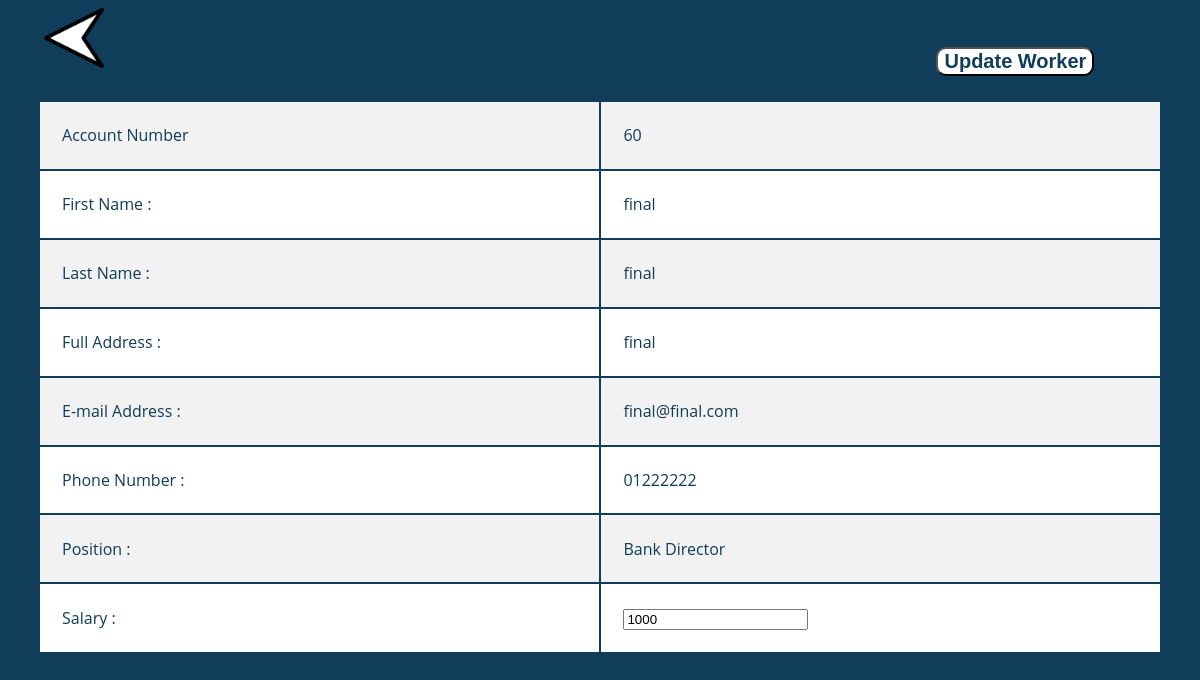
The page /Worker/php/WorkerReport.php?id=60 on the database its author committed.
### tables this page shows
CREATE TABLE `worker_admin_account` (
  `id` int(11) NOT NULL,
  `FName` varchar(50) DEFAULT NULL,
  `LName` varchar(50) DEFAULT NULL,
  `Email` varchar(50) DEFAULT NULL,
  `Address` varchar(50) DEFAULT NULL,
  `City` varchar(50) DEFAULT NULL,
  `PhoneNumber` varchar(11) DEFAULT NULL,
  `JobRole` varchar(50) DEFAULT NULL,
  `Salary` float DEFAULT NULL,
  `PositionID` int(11) NOT NULL,
  `DateAdded` datetime NOT NULL
);

### Worker/ClassesGedida/dbconnect.php (called while the page is built, shortened)
<?php
  class dbconnect
  {
      private $servername;
      private $username;
      private $password;
      private $db;
      private $con;
      function __construct()
      {
          $this->servername = "localhost";
          $this->username = "root";
          $this->password = "";
          $this->db = "FDJZ";
          $this->con = $this->Connect();
      }
      function connect()
      {
          $this->con = mysqli_connect($this->servername, $this->username, $this->password, $this->db);
          if ($this -> con ->connect_error)
          {
              die("Failed to connect: " .$this->con->connect_error);
          }
          else
          {
              return $this->con;
          }
      }
      function executesql($sql)
      {
        $result = mysqli_query($this->con, $sql);
        if($result == TRUE)
              {
          return $result;
        }
        else
              {
          echo "Error executing SQL statement: " .$this->con->error;
        }
      }
  }
?>

### Worker/ClassesGedida/Admin.php (called while the page is built, shortened)
<?php
  include_once("Loans.php");
  include_once("dbconnect.php");
  class Admin extends WorkerAdminCommon{
    public $db;
    function __construct(){
      $this->db=new dbconnect;
      $this->db->connect();
    }
     function showSpecificWorker($id){
       $sql = "SELECT *
               FROM `worker_admin_account`
               WHERE `id` = $id
               ";
       $result = $this->db->executesql($sql);
       return $result;
     }
  }
?>

### Worker/php/WorkerReport.php (the view, shortened to what this page needs)
<?php
  include_once'../ClassesGedida/Admin.php';
  $id = $_GET["id"];
  $admin = new Admin;
  $result = $admin->showSpecificWorker($id);
  $row = mysqli_fetch_assoc($result);
?>
<!DOCTYPE html>
<html>
    <head>
        <link rel="stylesheet" type="text/css" href="../css/workerreport.css">
    </head>
<tbody>
    <a href="ShowWorkers.php"><img src="../img/leftarrow.png" id="leftarrow"></a>
	<table class="container">
        <tr>
            <td>Account Number</td>
            <?php echo'<td>'.$row['id'].'</td>'; ?>
        </tr>
        <tr>
          <td>First Name : </td>
          <?php echo'<td>'.$row['FName'].'</td>'; ?>
        </tr>
        <tr>
          <td>Last Name : </td>
          <?php echo'<td>'.$row['LName'].'</td>'; ?>
        </tr>
        <tr>
          <td>Full Address : </td>
          <?php echo'<td>'.$row['Address'].'</td>'; ?>
        </tr>
        <tr>
          <td>E-mail Address : </td>
          <?php echo'<td>'.$row['Email'].'</td>'; ?>
        </tr>
        <tr>
          <td>Phone Number : </td>
          <?php echo'<td>'.$row['PhoneNumber'].'</td>'; ?>
        </tr>
		      <tr>
              <td>Position : </td>
              <?php echo'<td>'.$row['JobRole'].'</td>'; ?>
            </tr>
            <tr>
              <form  method="post" action="">
              <td>Salary : </td>
              <td> <input type="text" name="salary" value="<?php echo $row['Salary']; ?>"> </td>
            </tr><tr>
            <input type="submit" id="updateworker" value="Update Worker">
      </table>
</tbody>
</html>

### Worker/css/workerreport.css (style rules this page uses)
.container { text-align: left; overflow:auto; width: 95%; margin: auto; }
.container td { font-size: 1em; padding-bottom: 2%; padding-top: 2%; padding-left: 2%; padding-right: 20%; }
.container tr:nth-child(odd) { background-color: #f2f2f2; color:#103D59 ; }
.container tr:nth-child(even) { background-color: white; color: #103D59; }
.container td:first-child { width: 50%; }
#updateworker { font-weight:bold; font-size:20px; color:#103D59; background-color:white; border-radius:10px; margin-left: 70%; margin-bottom:2%; }
#leftarrow { width: 60px; height: 60px; margin-left: 3%; }

### rows shown on the page
worker_admin_account: id "60", FName "final", LName "final", Address "final", Email "final@final.com", PhoneNumber "01222222", JobRole "Bank Director", salary "1000"
